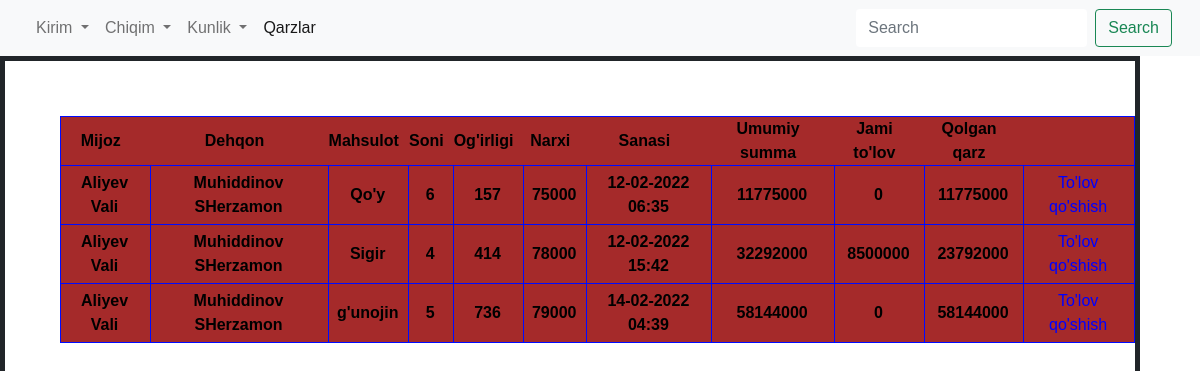
The app's page /client/7/ (signed in) with its own data.
### app/models.py (models this page shows, shortened)
class IncomeClient(models.Model):
    client = models.ForeignKey(Client, on_delete=models.SET_NULL, null=True, blank=True, related_name='qaysi client oldi+')
    product_dehqon = models.ForeignKey(ExpenseDehqon, on_delete=models.SET_NULL, null=True, related_name='qaysi dehqonni qoyi+')
    quantity = models.IntegerField(null=True, blank=True)
    weight = models.IntegerField(null=True, blank=True, default=0)
    price = models.IntegerField(null=True, blank=True, default=0)
    created_date = models.DateTimeField(auto_now_add=True)
    status = models.CharField(max_length=125, null=True, blank=True, choices=[('bron', 'Bron qilindi'), ('progress', 'Jarayonda'), ('completed', 'Yakunlandi')], default='progress')

class Client(models.Model):
    full_name  =models.CharField(max_length=250, null=True, blank=True)
    address = models.CharField(max_length=225, null=True, blank=True)
    phone = models.CharField(max_length=25, null=True, blank=True)
    role = models.CharField(max_length=125, null=True, blank=True, choices=[
        ('dehqon', 'Dehqon'),
        ('client', 'Qushxona Klienti(Sotib oluvhi)'),
        ('sotuvchi', "Bozordagi sotuvchi"),
        ('kallahasb', 'Kalla hasb oluvchi sotuvchi'),
        ('Teri', 'Teri oluvchi sotuvchi')
    ])
    status_bozor = models.BooleanField(default=False, null=True, blank=True)

class Product(models.Model):
    name = models.CharField(max_length=150, null=True, blank=True)

### app/views.py (the view)
# urls.py: path('client/<int:slug>/', clientPageView, name='clientPageView'),
@qushxona_only
def clientPageView(request, slug):
    client = Client.objects.get(id=slug)
    incomes = IncomeClient.objects.filter(client=client, status='progress').order_by('created_date')
    data = []
    for i in incomes:
        res = []
        tulovlar = ExpenseClient.objects.filter(income_client=i)
        all = 0
        for j in tulovlar:
            res.append({
                'data': f"{j.created_date.strftime('%d-%m-%Y %H:%M')}",
                'amount': j.amount,
                'id': i.id
            })
            all += j.amount
        data.append({
            'mijoz': i.client.full_name,
            'dehqon': i.product_dehqon.dehqon.full_name,
            'product': i.product_dehqon.product.name,
            'quantity': i.quantity,
            'weight': i.weight,
            'price': i.price,
            'total_price': i.weight * i.price,
            'date': i.created_date.strftime("%d-%m-%Y %H:%M"),
            'payments': res,
            'Jami': all,
            'qarz': (i.weight * i.price) - all,
            'id': i.id
        })
    return render(request, 'ClientPage.html', {'data': data})

### app/views.py (called while the page is built)
def qushxona_only(function):
    @wraps(function)
    def wrap(request, *args, **kwargs):
        profile = request.user
        if ('qushxona' in  profile.username) or ('admin' in profile.username) :
            return function(request, *args, **kwargs)
        else:
            return redirect('login')
    return wrap

### templates/ClientPage.html (shortened to what this page needs)
{% extends 'base.html' %}
{% block content %}
<div style="border: 5px solid; width:95%;height:100%;">
<div style="margin-left:55px; margin-top:55px; margin-bottom:55px"  class="qushxona__table1">
    <table id="qushxona__table1" class="qushxona_table">
        <tr>
            <th>Mijoz</th>
            <th>Dehqon</th>
            <th>Mahsulot</th>
            <th>Soni</th>
            <th>Og'irligi</th>
            <th>Narxi</th>
            <th>Sanasi</th>
            <th>Umumiy summa</th>
            <th>Jami to'lov</th>
            <th>Qolgan qarz</th>
        </tr>
        {% for i in data %}
            <tr>
            <td>{{ i.mijoz }}</td>
            <td>{{ i.dehqon }}</td>
            <td>{{ i.product }}</td>
            <td>{{ i.quantity }}</td>
            <td>{{ i.weight }}</td>
            <td>{{ i.price }}</td>
            <td>{{ i.date }}</td>
            <td>{{ i.total_price }}</td>
            <td>{{ i.Jami }}</td>
            <td>{{ i.qarz }}</td>
            <td><button style="color:blue;" onclick='payments({{ i.payments }}, "{{ i.dehqon }}", "{{ i.product }}", {{ i.quantity }}, {{ i.id  }}, {{ i.qarz }})'>To'lov qo'shish</button>
            </td>
            </tr>
        {% endfor %}
    </table>
</div>
</div>
{% endblock %}

### static/css/main.css (style rules this page uses)
.qushxona__table1 { max-width: 1440px; position: relative; color: black; font-weight: bold; text-align: center; background-color: brown; }
.qushxona__table1 table { width: 100%; }
.qushxona__table1 tr, .qushxona__table1 td { border: 1px inset #000BFF; }
.table th, td { text-align: center; padding: 5px 8px; border: 1px solid #fff; }
body { font-family: Arial, Helvetica, sans-serif; }
* { margin: 0px; padding: 0px; box-sizing: border-box; }
body, html { height: 100%; font-family: sans-serif; }
button { outline: none !important; border: none; background: transparent; }
table { width: 100%; }
th, td { font-weight: unset; padding-right: 10px; }

### records on screen
IncomeClient: mijoz "Aliyev Vali", dehqon "Muhiddinov SHerzamon", product "Qo'y", quantity "6", weight "157", price "75000", date "12-02-2022 06:35", total_price "11775000", Jami "0", qarz "11775000"
IncomeClient: mijoz "Aliyev Vali", dehqon "Muhiddinov SHerzamon", product "Sigir", quantity "4", weight "414", price "78000", date "12-02-2022 15:42", total_price "32292000", Jami "8500000", qarz "23792000"
IncomeClient: mijoz "Aliyev Vali", dehqon "Muhiddinov SHerzamon", product "g'unojin", quantity "5", weight "736", price "79000", date "14-02-2022 04:39", total_price "58144000", Jami "0", qarz "58144000"
